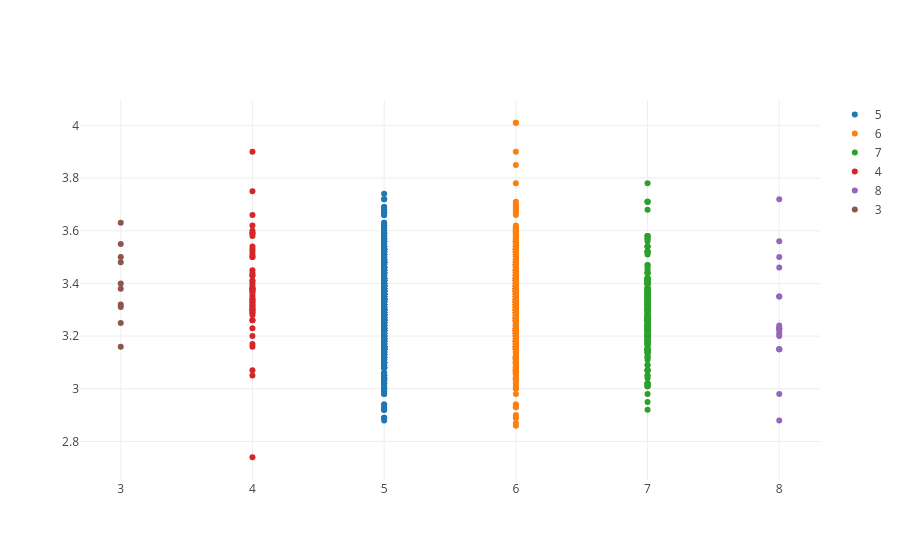

The notebook cell this image was saved under:
### Code cell
subject = df["quality"]
score = df["pH"]

data = [dict(x = subject, y = score, mode = "markers", type = "scatter",
             transforms = [dict(type = "groupby", groups = subject)])]

fig_dict = dict(data = data)
pio.show(fig_dict, validate = False)

### Figure 1 — Plotly figure (JSON) as saved in the notebook; plotly's stock layout.template omitted (floating-point values rounded to 4 significant figures; data arrays with more than 128 entries replaced by an {"elided": "..."} marker saying what was removed)
{"data": [{"mode": "markers", "transforms": [{"groups": {"elided": "1599 int values"}, "type": "groupby"}], "type": "scatter", "x": {"elided": "1599 int values"}, "y": {"elided": "1599 float values"}}], "layout": {}}
